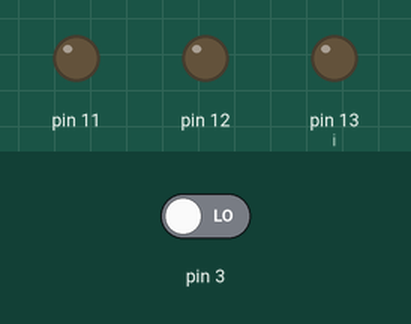
Simulated run of this sketch. Board: Arduino Uno, built with avr-gcc and run on an emulated ATmega328P. Shown: output pins drawn as LEDs (lit = HIGH). Dashed ring = blinking. The test bench sets the inputs (shaded band); at power-on: pin 3 LOW.

Above: at 1.2 s.
1.3 s: pin 3 driven HIGH
At 1.39 s:
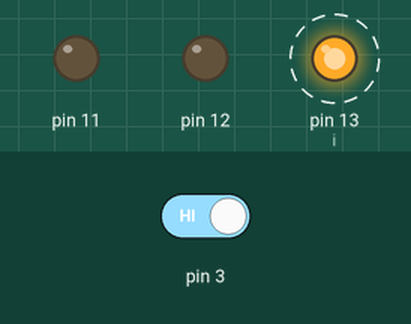
At 1.77 s:
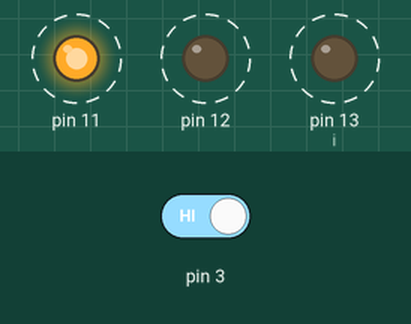
4.3 s: pin 3 driven LOW
At 4.43 s:
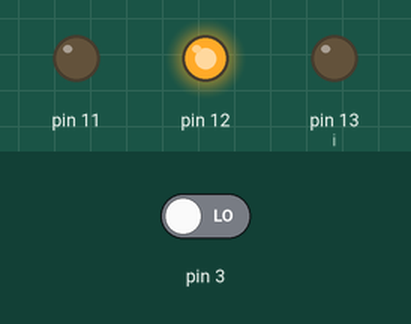
Timing chart, 0 to 7.3 s (numbered marks = the images above; inputs shaded):
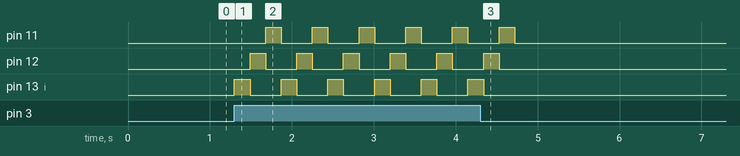

Measured:
- after the input at 1.3 s, pin 11: alternates HIGH for 0.19 s and LOW for 0.38 s, starting after 0.38 s; pin 12: alternates HIGH for 0.19 s and LOW for 0.38 s, starting after 0.19 s; pin 13 (i): alternates HIGH for 0.19 s and LOW for 0.38 s, starting at once
- after the input at 4.3 s, pin 11: goes on until 4.7 s, then stays LOW; pin 12: goes on until 4.5 s, then stays LOW; pin 13 (i): goes on until 4.3 s, then stays LOW

The sketch:

pat.ino
```cpp
void setup() {
  // put your setup code here, to run once:
pinMode(13,OUTPUT);
pinMode(3,INPUT);
pinMode(12,OUTPUT);
pinMode(11,OUTPUT);
}

void loop() {
  // put your main code here, to run repeatedly:
  int data1=digitalRead(3);
 // int data2=digitalRead(3);
if(data1==HIGH)
{
  int i=13;
  for(i;i>10;i--)
   {
    digitalWrite(i,HIGH);
    delay(190);
    digitalWrite(i,LOW);

   }
}

}
```
